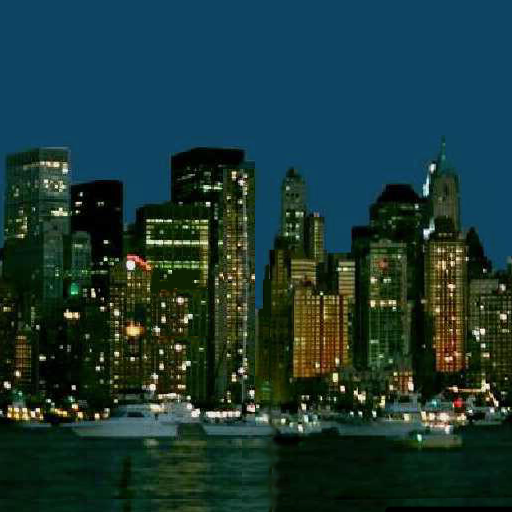
#> input picture ImgToBitmap/gallery/nyc.bmp, 512 x 512 px
$ python -i convert.py   (imports and definitions only)
#> lines starting #> are read from the running program, lines starting #| are printed output that depends on the picture
from PIL import Image

PANEL_LENGTH = 64

def rgb_to_rgb565(r, g, b):
    # 5 bits for red (0-31)
    r5 = r >> 3
    # 6 bits for green (0-63)
    g6 = g >> 2
    # 5 bits for blue (0-31)
    b5 = b >> 3

    # Combine into a 16-bit value
    rgb565 = (r5 << 11) | (g6 << 5) | b5
    return f"0x{rgb565:04x}"

def resize_image(img, width, height):
    new_size = (1, 1)
    ratio = width / height
    if (width < height):
        new_size = (PANEL_LENGTH, int(PANEL_LENGTH / ratio))
    else:
        new_size = (int(ratio * PANEL_LENGTH), PANEL_LENGTH)

    return img.resize(new_size)

def convert_image(filename):
#> called with filename = 'gallery/nyc.bmp'
    img = Image.open(filename)
#> img is the input picture: PIL image 512x512 RGB; mean R, G, B 26.3, 56, 54.4
    img = img.convert("RGB")

    width, height = img.size
#> width = 512; height = 512
    if (width != PANEL_LENGTH and height != PANEL_LENGTH):
        img = resize_image(img, width, height)
#> in resize_image, `return img.resize(new_size)`:
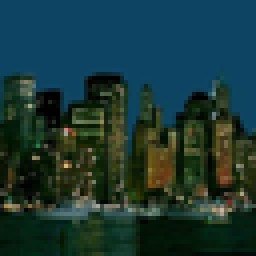
#> returned value: PIL image 64x64 RGB (shown 4 times larger); mean R, G, B 26.3, 56, 54.5
        width = height = PANEL_LENGTH

    rgb_values = []

    for y in range(height):
        for x in range(width):
            r, g, b = img.getpixel((x, y))
            rgb_values.append(rgb_to_rgb565(r, g, b))
#> after the loop, rgb_values = 4096 items, first 6: '0x0a2c', '0x0a2c', '0x0a2c', '0x0a2c', '0x0a2c', '0x0a2c'

    return ",".join(rgb_values)

>>> result = convert_image('gallery/nyc.bmp')

$ run again, on ImgToBitmap/gallery/redCurtain.bmp
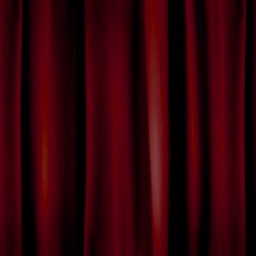
#> input picture ImgToBitmap/gallery/redCurtain.bmp, 256 x 256 px
#> in convert_image, img is the input picture: PIL image 256x256 RGB; mean R, G, B 49.5, 1.1, 7.9
#> in resize_image, `return img.resize(new_size)`:
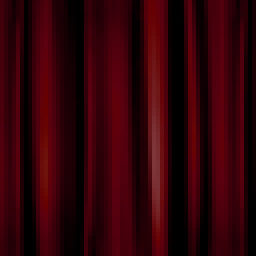
#> returned value: PIL image 64x64 RGB (shown 4 times larger); mean R, G, B 49.7, 1.1, 7.9
#> after the loop in convert_image, `for y in range(height):`: rgb_values = 4096 items, first 6: '0x3801', '0x3001', '0x2000', '0x1000', '0x2000', '0x2800'

$ run again, on ImgToBitmap/gallery/sunset2.jpg
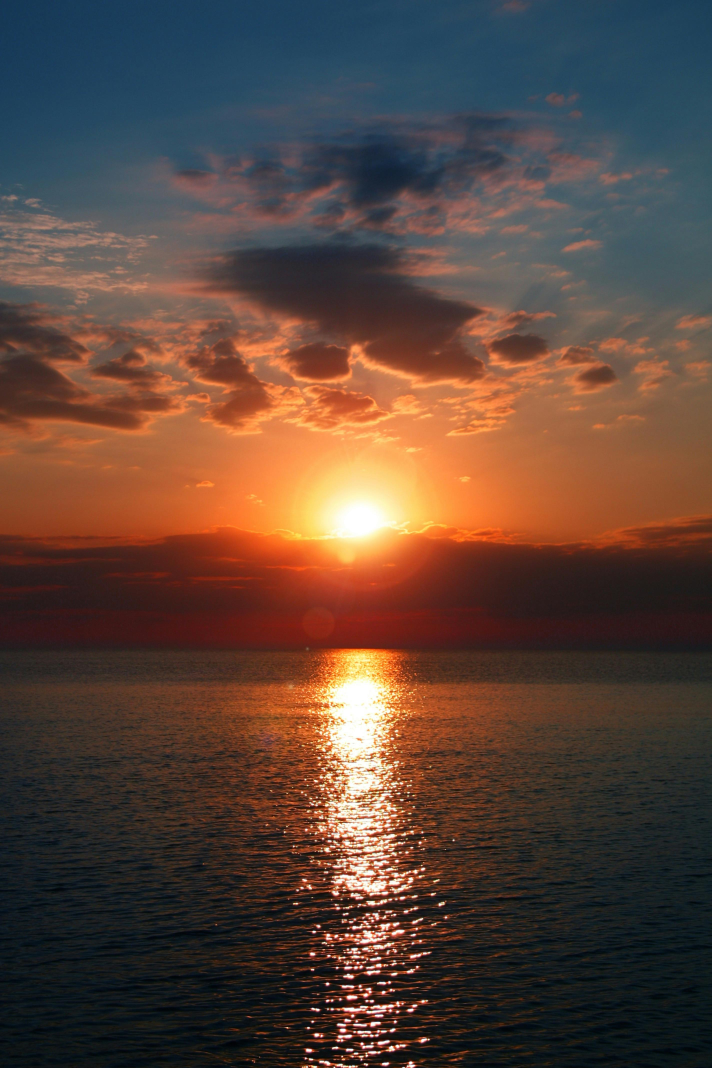
#> input picture ImgToBitmap/gallery/sunset2.jpg, 2848 x 4272 px (shown at 1/4 size)
#> in convert_image, img is the input picture: PIL image 2848x4272 RGB; mean R, G, B 90.7, 68.5, 58.5
#> in resize_image, `return img.resize(new_size)`:
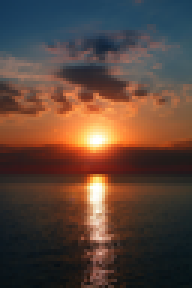
#> returned value: PIL image 64x96 RGB (shown 3 times larger); mean R, G, B 90.7, 68.5, 58.5
#> after the loop in convert_image, `for y in range(height):`: rgb_values = 4096 items, first 6: '0x11aa', '0x11ca', '0x11ca', '0x11ca', '0x11cb', '0x11cb'
